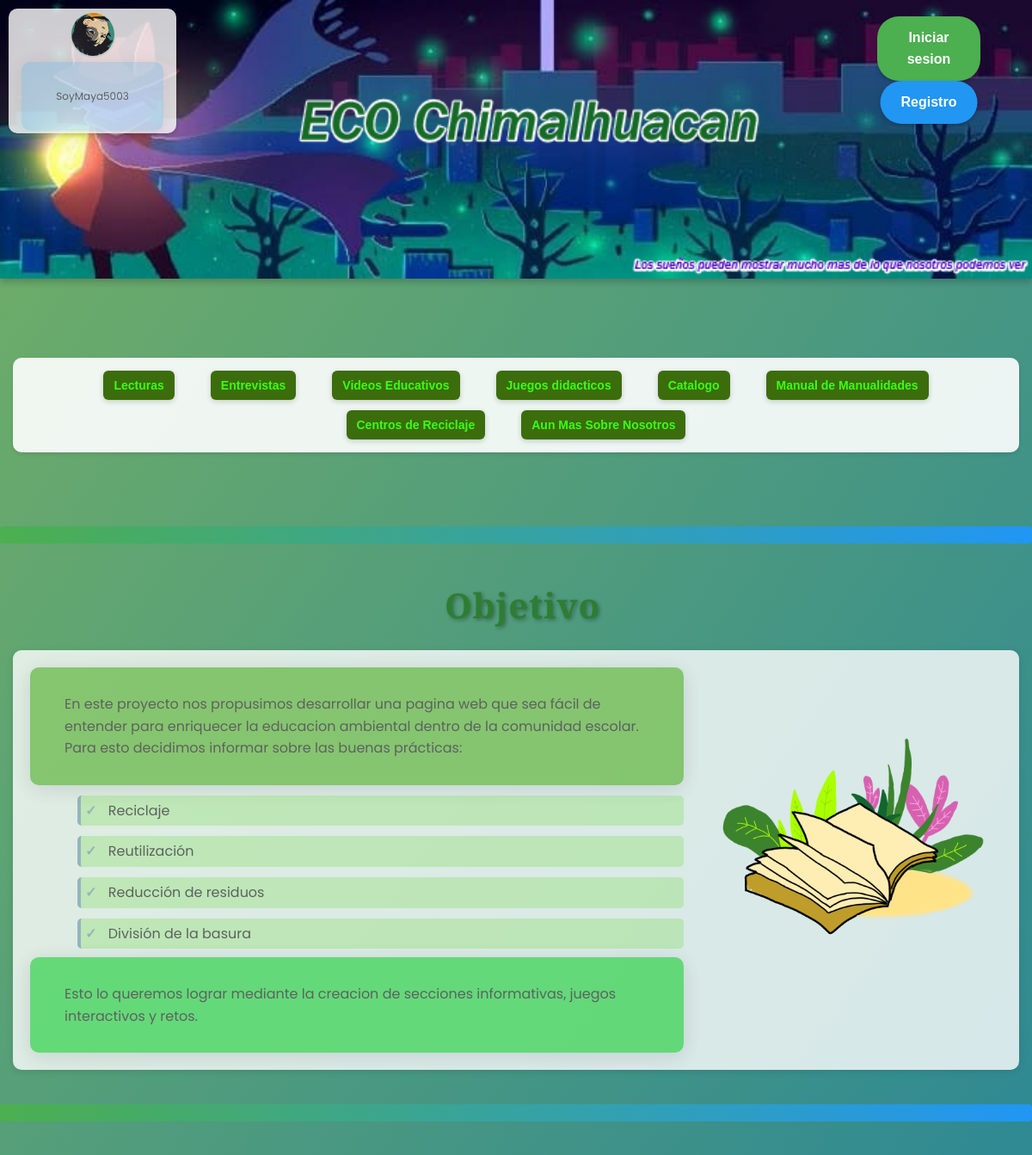
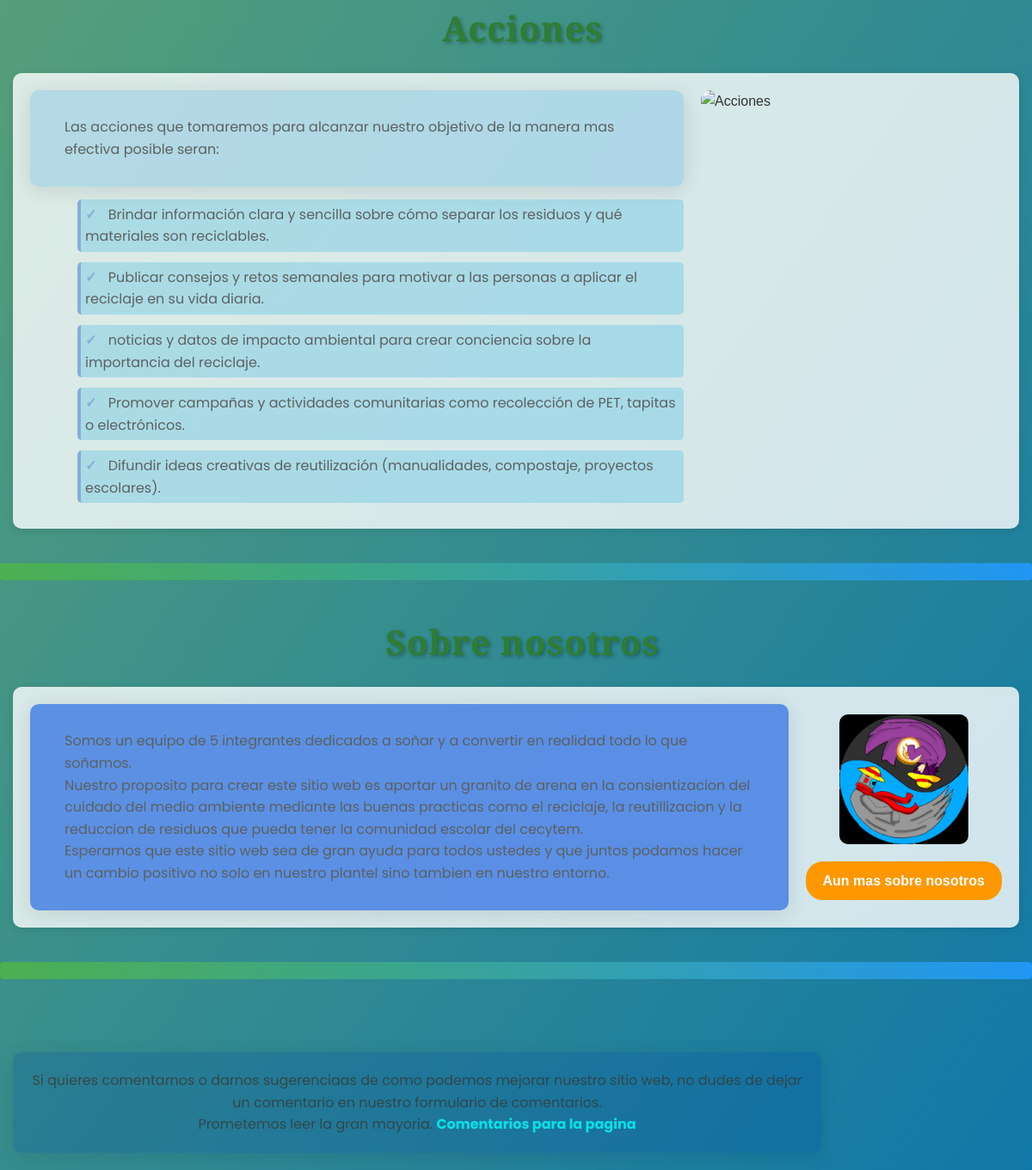
The app's page / (signed in) with its own data (2 pictures, top to bottom).
### tables this page shows
CREATE TABLE "Registros" (
	"Usuario"	TEXT NOT NULL UNIQUE,
	"Contraseña"	TEXT NOT NULL UNIQUE,
	"CorreoElectronico"	TEXT NOT NULL UNIQUE, FotoPerfil TEXT DEFAULT 'PerfilMaterial.png',
	PRIMARY KEY("Usuario")
);

### app.py (the view)
@app.route("/")
def PaginaPrincipal():
    return render_template("inicio.html", user=session.get('usuario', 'invitado'), foto=get_user_foto(session.get('usuario')))

### app.py (called while the page is built)
def get_db_connection():
    conexion = sqlite3.connect(DB, timeout=10.0)
    conexion.row_factory = sqlite3.Row
    return conexion

def get_user_foto(usuario):
    if usuario == 'invitado' or not usuario:
        return 'PerfilMaterial.png'
    try:
        conexion = get_db_connection()
        cursor = conexion.cursor()
        cursor.execute("SELECT FotoPerfil FROM Registros WHERE Usuario = ?", (usuario,))
        row = cursor.fetchone()
        if row and row['FotoPerfil']:
            return row['FotoPerfil']
        else:
            return 'PerfilMaterial.png'
    except Exception as e:
        print(f"Error obteniendo foto: {e}")
        return 'PerfilMaterial.png'
    finally:
        if 'conexion' in locals():
            conexion.close()

### templates/inicio.html (shortened to what this page needs)
<!DOCTYPE html>
<html>
<head>
    <link rel="stylesheet" href="{{ url_for('static', filename='css/StylePrinc.css') }}">
    <link rel="stylesheet" href="{{ url_for('static', filename='css/inicio.css') }}">
</head>
<body>
    <a href="/perfil-usuario" class="user-profile-link" data-content="Perfil" title="Perfil">
        <div id="user-container" style="position: absolute; top: 10px; left: 10px; width: 175px; height: 125px; background-color: rgba(255,255,255,0.8); border-radius: 10px; display: flex; flex-direction: column; align-items: center; justify-content: center; padding: 10px; box-shadow: 0 2px 5px rgba(0,0,0,0.2); z-index: 1000;">
            <img src="{{ url_for('static', filename='img/' + foto) }}" alt="Foto de perfil" style="width: 50px; height: 50px; border-radius: 50%; border: 2px solid #ccc;">
            <p style="margin: 5px 0 0 0; font-size: 12px; text-align: center;">{{ user }}</p>
        </div>
    </a>
    <div class="hero-container">
        <img src="{{ url_for('static', filename='img/ElValle_Portada.png') }}" alt="ElValle_Portada">
        <a href="/Inicio-Sesion" class="btn-hero" role="button">Iniciar sesion</a>
        <br><br>
        <a href="/Registro" class="btn-hero btn-registro" role="button">Registro</a>
    </div>
    <nav class="main-menu main-menu-static" role="navigation" aria-label="Menú principal">
        <a href="/Lecturas" data-content="lecturas" aria-haspopup="true">Lecturas</a>
        <a href="/Entrevistas" data-content="entrevistas" aria-haspopup="true">Entrevistas</a>
        <a href="/Videos-Educativos" data-content="videos" aria-haspopup="true">Videos Educativos</a>
        <a href="/Juegos" data-content="juegos" aria-haspopup="true">Juegos didacticos</a>
        <a href="/Catalogo" data-content="catalogo" aria-haspopup="true">Catalogo</a>
        <a href="/Manual-de-Manualidades" data-content="manualidades">Manual de Manualidades</a>
        <a href="/Centros-de-Reciclaje" data-content="centros" aria-haspopup="true">Centros de Reciclaje</a>
        <a href="/Aun-mas-sobre-nosotros" data-content="acciones" aria-haspopup="true">Aun Mas Sobre Nosotros</a>
    </nav>
    <br>
    <hr>
    <h1>Objetivo</h1>
    <div class="section-content">
        <div>
            <p style="background: rgba(75, 173, 34, 0.8);">En este proyecto nos propusimos desarrollar una pagina web
                que sea fácil de entender para enriquecer la
                educacion ambiental dentro de la comunidad escolar. Para esto decidimos informar sobre las buenas
                prácticas:</p>
            <ul style="margin-inline-start: 15px;">
                <li style="background: rgba(86, 214, 30, 0.3);">Reciclaje</li>
                <li style="background: rgba(86, 214, 30, 0.3);">Reutilización</li>
                <li style="background: rgba(86, 214, 30, 0.3);">Reducción de residuos</li>
                <li style="background: rgba(86, 214, 30, 0.3);">División de la basura</li>
            </ul>
            <p style="background: rgba(22, 205, 49, 0.8);">Esto lo queremos lograr mediante la creacion de secciones
                informativas, juegos interactivos y retos.</p>
        </div>
        <img src="{{ url_for('static', filename='img/LibroVegetado.png') }}" alt="LibroVegetado">
    </div>
    <hr>
    <h1>Acciones</h1>
    <div class="section-content">
        <div>
            <p style="margin: 0 0 15px 0;">
                Las acciones que tomaremos para alcanzar nuestro objetivo de la manera mas efectiva posible seran:
            </p>
            <ul style="margin-inline-start: 15px;">
                <li>Brindar información clara y sencilla sobre cómo separar los residuos y qué materiales son
                    reciclables.
                </li>
                <li>Publicar consejos y retos semanales para motivar a las personas a aplicar el reciclaje en su vida
                    diaria.</li>
                <li> noticias y datos de impacto ambiental para crear conciencia sobre la importancia del reciclaje.
                </li>
                <li>Promover campañas y actividades comunitarias como recolección de PET, tapitas o electrónicos.</li>
                <li>Difundir ideas creativas de reutilización (manualidades, compostaje, proyectos escolares).</li>
            </ul>
        </div>
        <img src="{{ url_for('static', filename='img/Acciones.png') }}" alt="Acciones">
    </div>
    <hr>
    <h1>Sobre nosotros</h1>
    <div class="sobre-nosotros">
        <p style="margin: 0; background: rgba(9, 85, 226, 0.8);">
            Somos un equipo de 5 integrantes dedicados a soñar y a convertir en realidad todo lo que soñamos.
            <br>
            Nuestro proposito para crear este sitio web es aportar un granito de arena en la consientizacion del
            cuidado del medio ambiente mediante las buenas practicas como el reciclaje, la reutillizacion y la reduccion
            de
            residuos que pueda tener la comunidad escolar del cecytem.
            <br>
            Esperamos que este sitio web sea de gran ayuda para todos ustedes y que juntos podamos hacer un cambio
            positivo no solo en nuestro plantel sino tambien en nuestro entorno.
        </p>
        <div style="display: flex; flex-direction: column; align-items: center; gap: 10px;">
            <img src="{{ url_for('static', filename='img/DVMATLogo.png') }}" alt="DVMATLogo">
            <a href="/Aun-mas-sobre-nosotros">Aun mas sobre nosotros</a>
        </div>
    </div>
    <hr>
    <br>
    <p class="final-note">
        Si quieres comentarnos o darnos sugerenciaas de como podemos mejorar nuestro sitio web,
        no dudes de dejar un comentario en nuestro formulario de comentarios. <br>
        Prometemos leer la gran mayoria.
        <a href="/Comentarios-Pagina">Comentarios para la pagina</a>
    </p>
</body>
</html>

### static/css/StylePrinc.css (style rules this page uses)
body { margin: 0; padding: 0; font-family: 'Poppins', -apple-system, BlinkMacSystemFont, "Segoe UI", Roboto, sans-serif; background: linear-gradient(125deg, rgba(34, 129, 10, 0.631), rgb(16, 120, 168)); min-height: 100vh; position: relative; z-index: 0; --tile-size: 30px; --gap: 64px; --step: calc(var(--tile-size) + var(--gap)); --tiles-opacity: 0.4; }
.hero-container { position: relative; width: 100%; }
.hero-container img { width: 100%; height: auto; display: block; }
.btn-hero { position: absolute; left: 90%; transform: translateX(-50%); padding: 12px 30px; background-color: #336600; color: white; border: none; border-radius: 5px; cursor: pointer; z-index: 10; }
.btn-hero:first-of-type { top: 5%; }
.btn-registro { top: 25%; }
p { max-width: 900px; margin: 5px 0 5px 15px; background: rgba(39, 157, 225, 0.3); border-radius: 10px; padding: 30px 40px; box-shadow: 0 4px 24px rgba(0, 6, 39, 0.15); font-size: 1em; font-family: 'Poppins', sans-serif; font-weight: 400; }
h1 { text-align: left; font-size: 2.5em; margin-top: 25px; margin-left: 15px; letter-spacing: 1px; text-shadow: 2px 2px 8px #330033; font-family: 'Playfair Display', serif; font-weight: 700; }
hr { border: none; height: 5px; background: linear-gradient(90deg, rgba(34, 129, 10, 0.631), rgb(8, 90, 128)); margin: 10px auto; width: 100%; border-radius: 4px; }
ul { max-width: 900px; margin: 20px 0 20px 15px; padding-left: 40px; list-style: none; }
li { margin: 12px 0; padding: 10px 15px; background: rgba(37, 177, 227, 0.35); border-left: 4px solid #293cbc67; border-radius: 5px; font-size: 1em; font-family: 'Poppins', sans-serif; font-weight: 400; }
li:before { content: "✓ "; color: #293cbc67; font-weight: bold; margin-right: 10px; }
a { color: #3929e6; text-decoration: none; font-weight: 600; transition: color 0.3s ease; }
.main-menu { position: fixed; top: 0; left: 0; right: 0; display: flex; justify-content: space-between; align-items: center; padding: 6px 10px; background: rgba(255, 255, 255, 0.95); border-radius: 0 0 10px 10px; box-shadow: 0 4px 20px rgba(0, 0, 0, 0.08); flex-wrap: wrap; z-index: 1000; }
.main-menu a { display: inline-block; padding: 6px 12px; background: rgba(51, 102, 0, 0.95); color: #fff; text-decoration: none; border-radius: 6px; font-weight: 600; font-size: 14px; transition: background 0.18s ease, transform 0.08s ease; box-shadow: 0 2px 6px rgba(0, 0, 0, 0.18); }
.main-menu-static { position: static; display: flex; gap: 12px; justify-content: center; align-items: center; margin: 20px 15px; padding: 8px; background: rgba(255, 255, 255, 0.03); border-radius: 10px; box-shadow: 0 4px 20px rgba(0, 0, 0, 0.08); flex-wrap: wrap; }
.observe-element { background-color: var(--orig-bg, rgba(255,255,255,0)); color: var(--orig-color, inherit); opacity: 0.75; transition: background-color 360ms ease, color 360ms ease, opacity 360ms ease, transform 360ms ease, font-size 360ms ease, font-weight 360ms ease; }
.user-profile-link { text-decoration: none !important; color: inherit !important; background: none !important; border: none !important; padding: 0 !important; margin: 0 !important; font: inherit !important; }

### records on screen
Registros: FotoPerfil (picture), Usuario "SoyMaya5003"
